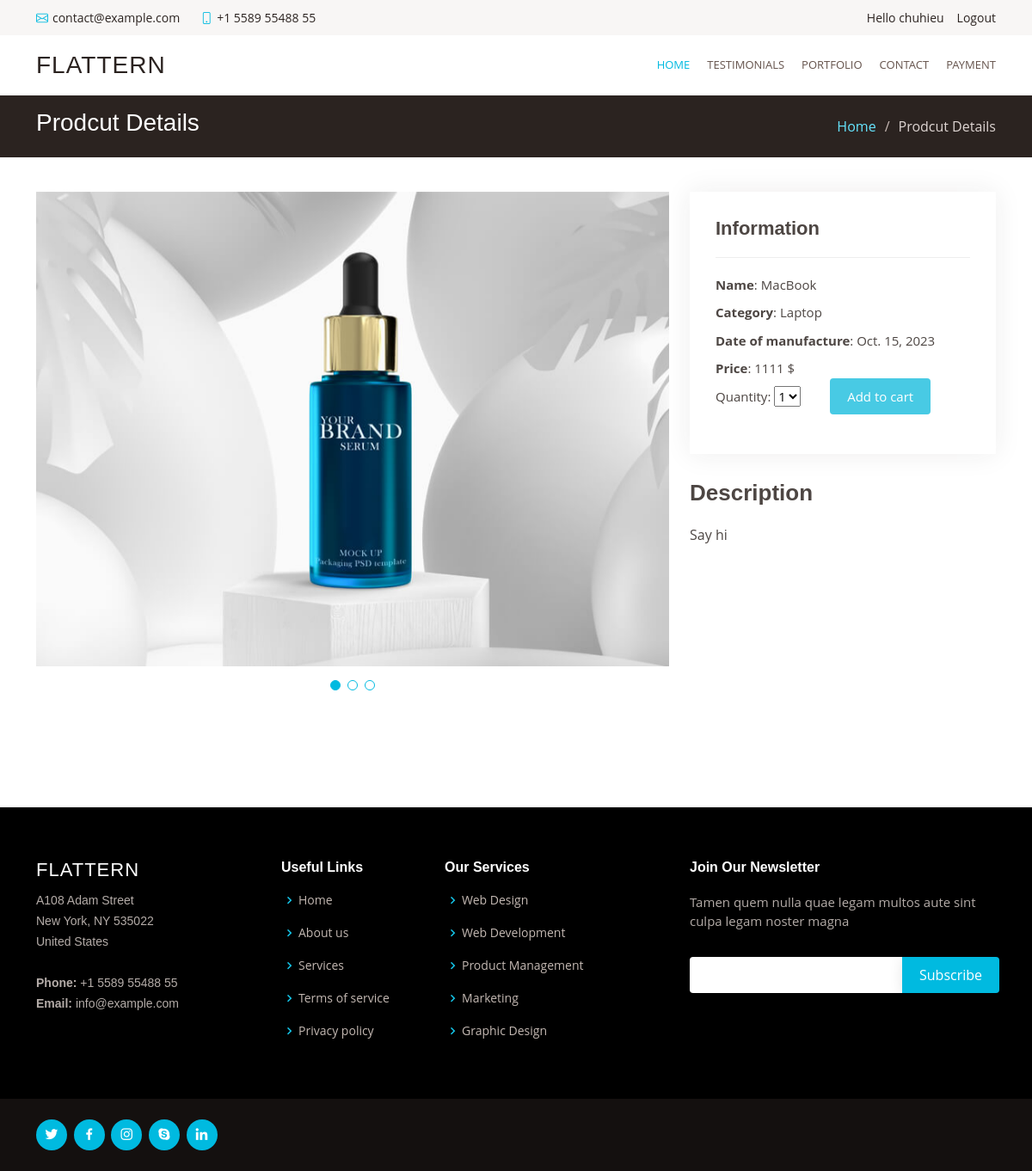
The app's page /5/detail (signed in) with its own data.
### application/models.py (models this page shows, shortened)
class ImageGallery(models.Model):
    product = models.ForeignKey(Product,default=None,on_delete=models.CASCADE)
    images = models.ImageField(upload_to='images/')

class Product(models.Model):
    product_name = models.CharField(max_length=100)
    category = models.CharField(max_length=100, default="")
    description = models.TextField(max_length=500,default="")
    price = models.IntegerField(default=0)
    date = models.DateField(max_length=300)
    image = models.ImageField(upload_to='images/')

### application/views.py (the view)
# urls.py: path('<id>/detail',views.detail,name="detail"),
def detail(request,id):
    product = get_object_or_404(Product,id=id)
    photos = ImageGallery.objects.filter(product = product)
    return render(request,"portfolio-details.html",{
        'product' : product,
        'photos' : photos
    })

### templates/portfolio-details.html (shortened to what this page needs)
{% extends 'base.html' %}
{% block content %}
<main id="main">
  <section id="breadcrumbs" class="breadcrumbs">
    <div class="container">
      <div class="d-flex justify-content-between align-items-center">
        <h2>Prodcut Details</h2>
        <ol>
          <li><a href="/">Home</a></li>
          <li>Prodcut Details</li>
        </ol>
      </div>
    </div>
  </section>
  <section id="portfolio-details" class="portfolio-details">
    <div class="container">
      <div class="row gy-4">
        <div class="col-lg-8">
          <div class="portfolio-details-slider swiper">
            <div class="swiper-wrapper align-items-center">
              {% for photo in photos %}
              <div class="swiper-slide">
                <img src="{{photo.images.url}}" alt="" />
              </div>
              {% endfor %}
            </div>
            <div class="swiper-pagination"></div>
          </div>
        </div>
        <div class="col-lg-4">
          <div class="portfolio-info">
            <h3>Information</h3>
            <ul>
              <li><strong>Name</strong>: {{product.product_name}}</li>
              <li><strong>Category</strong>: {{product.category}}</li>
              <li><strong>Date of manufacture</strong>: {{product.date}}</li>
              <li><strong>Price</strong>: {{product.price}} $</li>
              <form action="/addToCart" method="GET">
                <label for="quantity">Quantity: </label>
                <select id="quantity" name="quantity">
                  <option value="1">1</option>
                </select>
                <button type="submit" class="add-to-cart-button">
                    Add to cart
                </button>
              </form>
            </ul>
          </div>
          <div class="portfolio-description">
            <h2>Description</h2>
            <p>{{product.description}}</p>
          </div>
        </div>
      </div>
    </div>
  </section>
</main>
{% endblock content %}

### templates/base.html (shortened to what this page needs)
{% load static %}
<!DOCTYPE html>
<html lang="en">
  <head>
    <link rel="stylesheet" href="https://cdnjs.cloudflare.com/ajax/libs/font-awesome/6.4.2/css/all.min.css">
    <link
      href="{% static '/assets/vendor/animate.css/animate.min.css' %}"
      rel="stylesheet"
    />
    <link href="{% static '/assets/vendor/aos/aos.css" rel="stylesheet" />
    <link
      href="{% static '/assets/vendor/bootstrap/css/bootstrap.min.css' %}"
      rel="stylesheet"
    />
    <link
      href="{% static '/assets/vendor/bootstrap-icons/bootstrap-icons.css' %}"
      rel="stylesheet"
    />
    <link
      href="{% static '/assets/vendor/boxicons/css/boxicons.min.css' %}"
      rel="stylesheet"
    />
    <link
      href="{% static '/assets/vendor/glightbox/css/glightbox.min.css' %}"
      rel="stylesheet"
    />
    <link
      href="{% static '/assets/vendor/swiper/swiper-bundle.min.css' %}"
      rel="stylesheet"
    />
    <link href="{% static '/assets/css/style.css' %}" rel="stylesheet" />
  </head>
  <body>
    <section id="topbar" class="d-flex align-items-center">
      <div
        class="container d-flex justify-content-center justify-content-md-between"
      >
        <div class="contact-info d-flex align-items-center">
          <i class="bi bi-envelope d-flex align-items-center"
            ><a href="mailto:contact@example.com">contact@example.com</a></i
          >
          <i class="bi bi-phone d-flex align-items-center ms-4"
            ><span>+1 5589 55488 55</span></i
          >
        </div>
        {% if user.is_authenticated %}
          <div class="log-in d-none d-md-flex align-items-center">
            <div>Hello {{ request.user.username }}</div>
            <a href="auth/logout/" class="log-in">Logout</a>
          </div>
        {% else %}
          <div class="log-in d-none d-md-flex align-items-center">
            <a href="auth/login/" class="log-in">Sign in / Sign up </a>
          </div>
        {% endif %}
      </div>
    </section>
    <header id="header" class="d-flex align-items-center">
      <div class="container d-flex justify-content-between">
        <div class="logo">
          <h1 class="text-light"><a href="/">Flattern</a></h1>
        </div>
        <nav id="navbar" class="navbar">
          <ul>
            <li><a class="active" href="/">Home</a></li>
            <li><a href="/testimo">Testimonials</a></li>
            <li><a href="/portfolio">Portfolio</a></li>
            <li><a href="/contact">Contact</a></li>
            <li><a href="/show">Payment</a></li>
          </ul>
        </nav>
      </div>
    </header>
    {% block content %} {% endblock content %}
    <footer id="footer">
      <div class="footer-top">
        <div class="container">
          <div class="row">
            <div class="col-lg-3 col-md-6 footer-contact">
              <h3>Flattern</h3>
              <p>
                A108 Adam Street <br />
                New York, NY 535022<br />
                United States <br /><br />
                <strong>Phone:</strong> +1 5589 55488 55<br />
                <strong>Email:</strong> info@example.com<br />
              </p>
            </div>
            <div class="col-lg-2 col-md-6 footer-links">
              <h4>Useful Links</h4>
              <ul>
                <li>
                  <i class="bx bx-chevron-right"></i> <a href="#">Home</a>
                </li>
                <li>
                  <i class="bx bx-chevron-right"></i> <a href="#">About us</a>
                </li>
                <li>
                  <i class="bx bx-chevron-right"></i> <a href="#">Services</a>
                </li>
                <li>
                  <i class="bx bx-chevron-right"></i>
                  <a href="#">Terms of service</a>
                </li>
                <li>
                  <i class="bx bx-chevron-right"></i>
                  <a href="#">Privacy policy</a>
                </li>
              </ul>
            </div>
            <div class="col-lg-3 col-md-6 footer-links">
              <h4>Our Services</h4>
              <ul>
                <li>
                  <i class="bx bx-chevron-right"></i> <a href="#">Web Design</a>
                </li>
                <li>
                  <i class="bx bx-chevron-right"></i>
                  <a href="#">Web Development</a>
                </li>
                <li>
                  <i class="bx bx-chevron-right"></i>
                  <a href="#">Product Management</a>
                </li>
                <li>
                  <i class="bx bx-chevron-right"></i> <a href="#">Marketing</a>
                </li>
                <li>
                  <i class="bx bx-chevron-right"></i>
                  <a href="#">Graphic Design</a>
                </li>
              </ul>
            </div>
            <div class="col-lg-4 col-md-6 footer-newsletter">
              <h4>Join Our Newsletter</h4>
              <p>
                Tamen quem nulla quae legam multos aute sint culpa legam noster
                magna
              </p>
              <form action="" method="post">
                <input type="email" name="email" /><input
                  type="submit"
                  value="Subscribe"
                />
              </form>
            </div>
          </div>
        </div>
      </div>
      <div class="container d-md-flex py-4">
        <div class="social-links text-center text-md-right pt-3 pt-md-0">
          <a href="#" class="twitter"><i class="bx bxl-twitter"></i></a>
          <a href="#" class="facebook"><i class="bx bxl-facebook"></i></a>
          <a href="#" class="instagram"><i class="bx bxl-instagram"></i></a>
          <a href="#" class="google-plus"><i class="bx bxl-skype"></i></a>
          <a href="#" class="linkedin"><i class="bx bxl-linkedin"></i></a>
        </div>
      </div>
    </footer>
  </body>
</html>

### templates/portfolio-details.html (style rules this page uses)
.add-to-cart-button { background-color: #48cae4; color: white; padding: 10px 20px; border: none; border-radius: 4px; margin-left: 30px; }

### records on screen
ImageGallery: images (picture)
Product: product_name "MacBook", category "Laptop", date "Oct. 15, 2023", price "1111", description "Say hi"

### other values on screen
{{ request.user.username }} "chuhieu"
